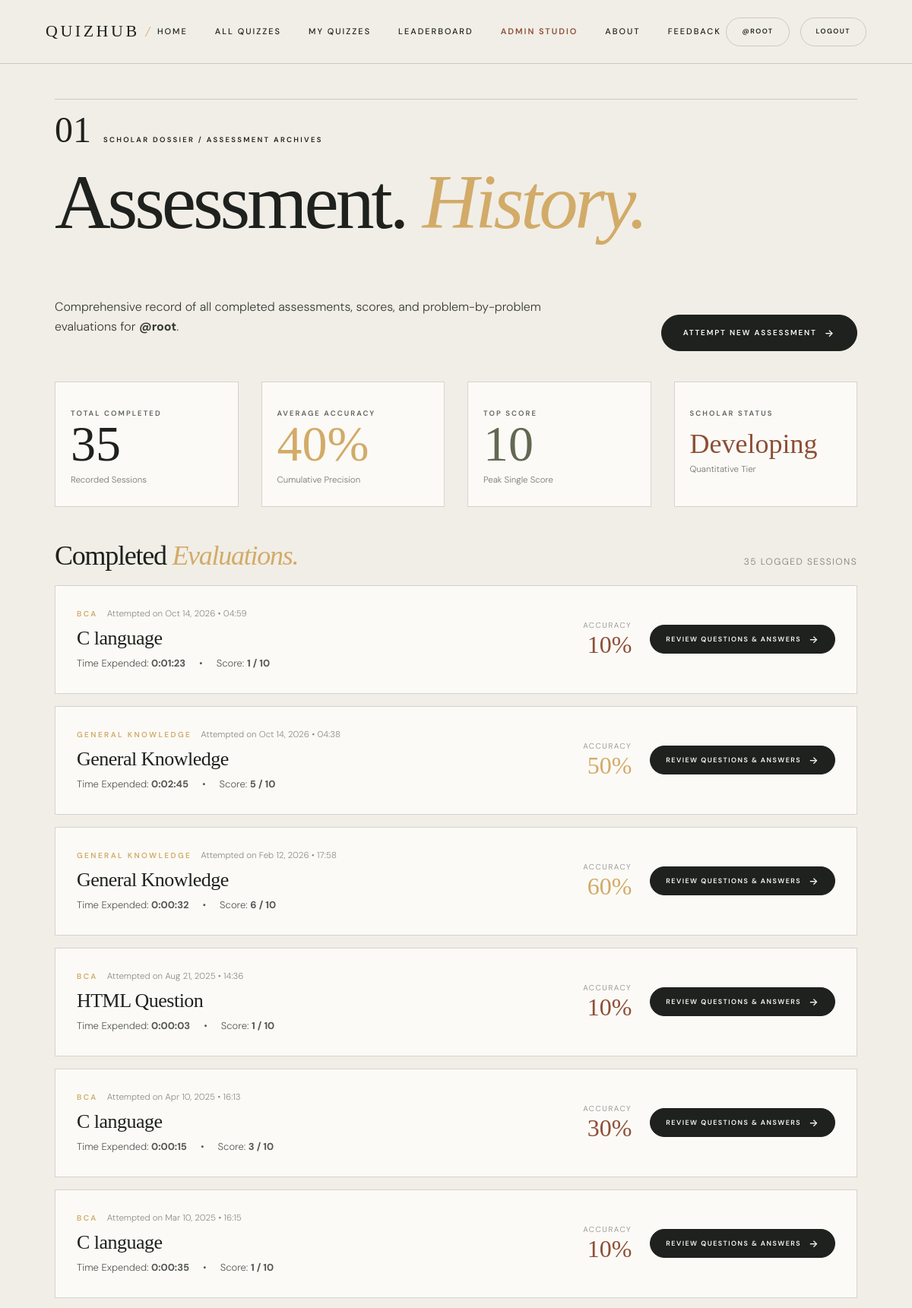
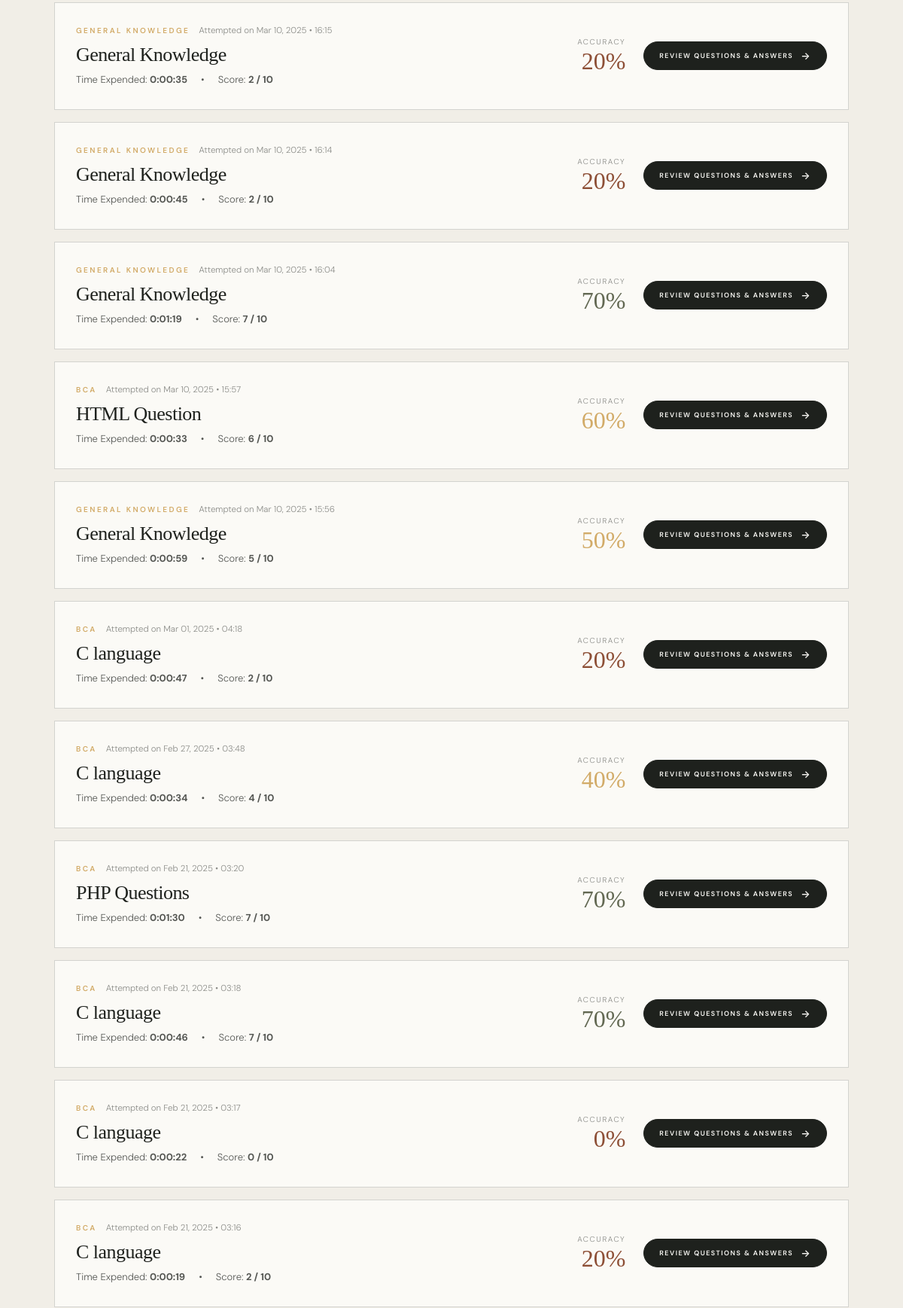
The app's page /quiz/my-quizzes (signed in, upper part) with its own data (2 pictures, top to bottom).
### quiz1/models.py (models this page shows, shortened)
class UserScore(models.Model):
    user = models.ForeignKey(User, on_delete=models.CASCADE)
    quiz = models.ForeignKey(Quiz, on_delete=models.CASCADE)
    score = models.IntegerField()
    total_questions = models.IntegerField(default=10)
    time_taken = models.DurationField()
    completed_at = models.DateTimeField(auto_now_add=True)

class Quiz(models.Model):
    title = models.CharField(max_length=50)
    description = models.TextField(max_length=50)
    category = models.ForeignKey(Category, on_delete=models.CASCADE)
    create_at = models.DateField(auto_now_add=True)
    update_at = models.DateField(auto_now=True)

class Category(models.Model):
    name = models.CharField(max_length=20)

### quiz1/views.py (the view)
# urls.py: path('my-quizzes', views.my_quizzes_view, name='my_quizzes'),
@login_required(login_url='login')
def my_quizzes_view(request):
    attempts = UserScore.objects.filter(user=request.user).select_related('quiz', 'quiz__category').order_by('-completed_at')
    total_attempts = attempts.count()
    if total_attempts > 0:
        total_score_sum = sum(a.score for a in attempts)
        total_questions_sum = sum(a.total_questions for a in attempts if a.total_questions > 0) or (total_attempts * 10)
        avg_accuracy = round((total_score_sum / total_questions_sum) * 100) if total_questions_sum else 0
        best_score = max((a.score for a in attempts), default=0)
    else:
        avg_accuracy = 0
        best_score = 0
    context = {
        'attempts': attempts,
        'total_attempts': total_attempts,
        'avg_accuracy': avg_accuracy,
        'best_score': best_score,
    }
    return render(request, 'my_quizzes.html', context)

### templates/my_quizzes.html (shortened to what this page needs)
{% extends "./index.html" %}
{% load static %}
{% block content %}
<section class="section-pad chapter-paper" style="padding-top: 130px; min-height: 85vh;">
    <div class="zh-container">
        <div class="section-number">
            <span class="sn-num">01</span>
            <span>Scholar Dossier / Assessment Archives</span>
        </div>
        <div style="display: flex; justify-content: space-between; align-items: flex-end; flex-wrap: wrap; gap: 20px; margin-bottom: 40px;" class="reveal">
            <div>
                <h1>Assessment. <em>History.</em></h1>
                <p class="lede" style="margin-top: 12px; max-width: 640px;">
                    Comprehensive record of all completed assessments, scores, and problem-by-problem evaluations for <strong>@{{ request.user.username }}</strong>.
                </p>
            </div>
            <div>
                <a href="{% url 'all_quiz' %}" class="zh-btn zh-btn-ink">
                    Attempt New Assessment <span class="zh-btn-arrow">→</span>
                </a>
            </div>
        </div>
        <div class="zh-grid-4 reveal" style="margin-bottom: 48px;">
            <div class="zh-card-light" style="padding: 24px 20px;">
                <span class="zh-stat-label">Total Completed</span>
                <span class="zh-stat-num" style="color: var(--ink);">
                    {{ total_attempts }}
                </span>
                <span style="font-size: 11.5px; opacity: 0.6; display: block; margin-top: 8px;">Recorded Sessions</span>
            </div>
            <div class="zh-card-light" style="padding: 24px 20px;">
                <span class="zh-stat-label">Average Accuracy</span>
                <span class="zh-stat-num" style="color: var(--ochre);">
                    {{ avg_accuracy }}%
                </span>
                <span style="font-size: 11.5px; opacity: 0.6; display: block; margin-top: 8px;">Cumulative Precision</span>
            </div>
            <div class="zh-card-light" style="padding: 24px 20px;">
                <span class="zh-stat-label">Top Score</span>
                <span class="zh-stat-num" style="color: var(--olive);">
                    {{ best_score }}
                </span>
                <span style="font-size: 11.5px; opacity: 0.6; display: block; margin-top: 8px;">Peak Single Score</span>
            </div>
            <div class="zh-card-light" style="padding: 24px 20px;">
                <span class="zh-stat-label">Scholar Status</span>
                <span class="zh-stat-num" style="color: var(--clay); font-size: clamp(26px, 3vw, 36px); margin-top: 14px;">
                    {% if avg_accuracy >= 80 %}Honors{% elif avg_accuracy >= 50 %}Proficient{% else %}Developing{% endif %}
                </span>
                <span style="font-size: 11.5px; opacity: 0.6; display: block; margin-top: 8px;">Quantitative Tier</span>
            </div>
        </div>
        <div class="reveal">
            <div style="display: flex; justify-content: space-between; align-items: baseline; margin-bottom: 20px;">
                <h2 style="font-size: clamp(24px, 3vw, 36px); margin: 0;">Completed <em>Evaluations.</em></h2>
                <span style="font-size: 12px; letter-spacing: 0.12em; text-transform: uppercase; opacity: 0.55;">
                    {{ attempts|length }} Logged Sessions
                </span>
            </div>
            {% if attempts %}
            <div style="display: flex; flex-direction: column; gap: 16px;">
                {% for attempt in attempts %}
                <div class="zh-card-light" style="padding: clamp(20px, 3vw, 28px); display: flex; justify-content: space-between; align-items: center; flex-wrap: wrap; gap: 20px; transition: transform 0.25s ease, border-color 0.25s ease;">
                    <div style="flex: 1; min-width: 260px;">
                        <div style="display: flex; align-items: baseline; gap: 12px; margin-bottom: 8px;">
                            <span class="eyebrow" style="margin: 0; padding: 0; border: none; color: var(--ochre);">
                                {{ attempt.quiz.category.name|default:"General" }}
                            </span>
                            <span style="font-size: 11.5px; opacity: 0.5;">
                                Attempted on {{ attempt.completed_at|date:"M d, Y • H:i" }}
                            </span>
                        </div>
                        <h3 style="font-family: var(--serif); font-size: clamp(20px, 2.2vw, 26px); font-weight: 500; margin: 0 0 8px; color: var(--ink);">
                            <a href="{% url 'quiz_attempt_detail' attempt.id %}" style="text-decoration: none; color: inherit;">
                                {{ attempt.quiz.title }}
                            </a>
                        </h3>
                        <div style="display: flex; gap: 18px; align-items: center; font-size: 13px; opacity: 0.75;">
                            <span>Time Expended: <strong>{{ attempt.time_taken }}</strong></span>
                            <span>•</span>
                            <span>Score: <strong>{{ attempt.score }} / {{ attempt.total_questions }}</strong></span>
                        </div>
                    </div>
                    <div style="display: flex; align-items: center; gap: 24px; flex-wrap: wrap;">
                        <div style="text-align: right;">
                            <span style="font-size: 10px; letter-spacing: 0.16em; text-transform: uppercase; opacity: 0.5; display: block;">Accuracy</span>
                            <span style="font-family: var(--serif); font-size: 32px; font-weight: 500; color: {% if attempt.score >= 7 %}var(--olive){% elif attempt.score >= 4 %}var(--ochre){% else %}var(--clay){% endif %}; line-height: 1;">
                                {% widthratio attempt.score attempt.total_questions 100 %}%
                            </span>
                        </div>
                        <a href="{% url 'quiz_attempt_detail' attempt.id %}" class="zh-btn zh-btn-ink zh-btn-sm" style="white-space: nowrap;">
                            Review Questions & Answers <span class="zh-btn-arrow">→</span>
                        </a>
                    </div>
                </div>
                {% endfor %}
            </div>
            {% endif %}
        </div>
    </div>
</section>
{% endblock content %}

### templates/components/navbar.html (shortened to what this page needs)
{% load static %}
<header class="site-header" data-header>
    <a href="{% url 'home' %}" class="wordmark" aria-label="QuizHub Home">
        QuizHub <em>/</em>
    </a>
    <nav class="desktop-nav" aria-label="Main Navigation">
        <a href="{% url 'home' %}">Home</a>
        <a href="{% url 'all_quiz' %}">All Quizzes</a>
        {% if request.user.is_authenticated %}
        <a href="{% url 'my_quizzes' %}">My Quizzes</a>
        {% endif %}
        <a href="{% url 'leaderboard' %}">Leaderboard</a>
        {% if request.user.is_superuser or request.user.is_staff %}
        <a href="{% url 'portal_dashboard' %}" style="color: var(--clay); font-weight: 600;">Admin Studio</a>
        {% endif %}
        <a href="{% url 'about' %}">About</a>
        <a href="{% url 'contactUs' %}">Feedback</a>
    </nav>
    <div class="header-actions">
        {% if request.user.is_authenticated %}
            <a href="{% url 'profile' request.user.username %}" class="zh-btn zh-btn-outline zh-btn-sm header-cta">
                @{{ request.user.username }}
            </a>
            <a href="{% url 'logout' %}" class="zh-btn zh-btn-outline zh-btn-sm header-cta">
                Logout
            </a>
        {% endif %}
    </div>
</header>

### records on screen
UserScore: quiz.category.name "BCA", completed_at "Oct 14, 2026 • 04:59", quiz "C language", time_taken "0:01:23", score "1", total_questions "10", score+total_questions "10"
UserScore: quiz.category.name "GENERAL KNOWLEDGE", completed_at "Oct 14, 2026 • 04:38", quiz "General Knowledge", time_taken "0:02:45", score "5", total_questions "10", score+total_questions "50"
UserScore: quiz.category.name "GENERAL KNOWLEDGE", completed_at "Feb 12, 2026 • 17:58", quiz "General Knowledge", time_taken "0:00:32", score "6", total_questions "10", score+total_questions "60"
UserScore: quiz.category.name "BCA", completed_at "Aug 21, 2025 • 14:36", quiz "HTML Question", time_taken "0:00:03", score "1", total_questions "10", score+total_questions "10"
UserScore: quiz.category.name "BCA", completed_at "Apr 10, 2025 • 16:13", quiz "C language", time_taken "0:00:15", score "3", total_questions "10", score+total_questions "30"
UserScore: quiz.category.name "BCA", completed_at "Mar 10, 2025 • 16:15", quiz "C language", time_taken "0:00:35", score "1", total_questions "10", score+total_questions "10"
UserScore: quiz.category.name "GENERAL KNOWLEDGE", completed_at "Mar 10, 2025 • 16:15", quiz "General Knowledge", time_taken "0:00:35", score "2", total_questions "10", score+total_questions "20"
UserScore: quiz.category.name "GENERAL KNOWLEDGE", completed_at "Mar 10, 2025 • 16:14", quiz "General Knowledge", time_taken "0:00:45", score "2", total_questions "10", score+total_questions "20"
UserScore: quiz.category.name "GENERAL KNOWLEDGE", completed_at "Mar 10, 2025 • 16:04", quiz "General Knowledge", time_taken "0:01:19", score "7", total_questions "10", score+total_questions "70"
UserScore: quiz.category.name "BCA", completed_at "Mar 10, 2025 • 15:57", quiz "HTML Question", time_taken "0:00:33", score "6", total_questions "10", score+total_questions "60"
UserScore: quiz.category.name "GENERAL KNOWLEDGE", completed_at "Mar 10, 2025 • 15:56", quiz "General Knowledge", time_taken "0:00:59", score "5", total_questions "10", score+total_questions "50"
UserScore: quiz.category.name "BCA", completed_at "Mar 01, 2025 • 04:18", quiz "C language", time_taken "0:00:47", score "2", total_questions "10", score+total_questions "20"
UserScore: quiz.category.name "BCA", completed_at "Feb 27, 2025 • 03:48", quiz "C language", time_taken "0:00:34", score "4", total_questions "10", score+total_questions "40"
UserScore: quiz.category.name "BCA", completed_at "Feb 21, 2025 • 03:20", quiz "PHP Questions", time_taken "0:01:30", score "7", total_questions "10", score+total_questions "70"
UserScore: quiz.category.name "BCA", completed_at "Feb 21, 2025 • 03:18", quiz "C language", time_taken "0:00:46", score "7", total_questions "10", score+total_questions "70"
UserScore: quiz.category.name "BCA", completed_at "Feb 21, 2025 • 03:17", quiz "C language", time_taken "0:00:22", score "0", total_questions "10", score+total_questions "0"
UserScore: quiz.category.name "BCA", completed_at "Feb 21, 2025 • 03:16", quiz "C language", time_taken "0:00:19", score "2", total_questions "10", score+total_questions "20"

### other values on screen
{{ request.user.username }} "ROOT"
{{ request.user.username }} "root"
{{ total_attempts }} "35"
{{ avg_accuracy }} "40"
{{ best_score }} "10"
{{ attempts|length }} "35"
